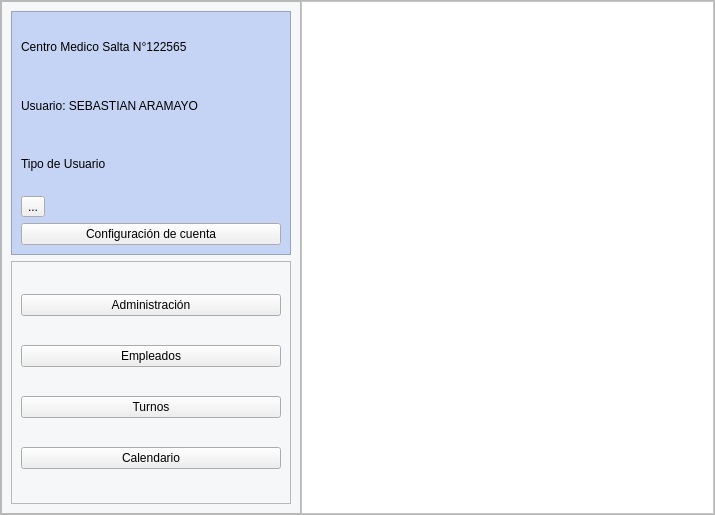
<?xml version="1.0" encoding="UTF-8"?>
<ui version="4.0">
 <class>MainWindow</class>
 <widget class="QMainWindow" name="MainWindow">
  <property name="geometry">
   <rect>
    <x>0</x>
    <y>0</y>
    <width>715</width>
    <height>515</height>
   </rect>
  </property>
  <property name="windowTitle">
   <string>Centro Medico Salta HOME</string>
  </property>
  <property name="styleSheet">
   <string notr="true">QMainWindow{
	background-color:#F6F7F9;
}</string>
  </property>
  <widget class="QWidget" name="centralwidget">
   <layout class="QVBoxLayout" name="verticalLayout">
    <property name="spacing">
     <number>0</number>
    </property>
    <property name="leftMargin">
     <number>0</number>
    </property>
    <property name="topMargin">
     <number>0</number>
    </property>
    <property name="rightMargin">
     <number>0</number>
    </property>
    <property name="bottomMargin">
     <number>0</number>
    </property>
    <item>
     <widget class="QFrame" name="framePrincipal">
      <property name="frameShape">
       <enum>QFrame::StyledPanel</enum>
      </property>
      <property name="frameShadow">
       <enum>QFrame::Raised</enum>
      </property>
      <layout class="QHBoxLayout" name="horizontalLayout">
       <property name="spacing">
        <number>0</number>
       </property>
       <property name="leftMargin">
        <number>0</number>
       </property>
       <property name="topMargin">
        <number>0</number>
       </property>
       <property name="rightMargin">
        <number>0</number>
       </property>
       <property name="bottomMargin">
        <number>0</number>
       </property>
       <item>
        <widget class="QFrame" name="frameMenu">
         <property name="maximumSize">
          <size>
           <width>300</width>
           <height>16777215</height>
          </size>
         </property>
         <property name="frameShape">
          <enum>QFrame::StyledPanel</enum>
         </property>
         <property name="frameShadow">
          <enum>QFrame::Raised</enum>
         </property>
         <layout class="QVBoxLayout" name="verticalLayout_2">
          <item>
           <widget class="QFrame" name="frameContenidoUsuario">
            <property name="styleSheet">
             <string notr="true">QFrame{
	background-color:#C5D3F4;
}</string>
            </property>
            <property name="frameShape">
             <enum>QFrame::StyledPanel</enum>
            </property>
            <property name="frameShadow">
             <enum>QFrame::Raised</enum>
            </property>
            <layout class="QVBoxLayout" name="verticalLayout_4">
             <item>
              <widget class="QLabel" name="labelTitulo">
               <property name="text">
                <string>Centro Medico Salta N°122565</string>
               </property>
              </widget>
             </item>
             <item>
              <widget class="QLabel" name="labelUsuario">
               <property name="text">
                <string>Usuario: SEBASTIAN ARAMAYO</string>
               </property>
              </widget>
             </item>
             <item>
              <widget class="QLabel" name="labelTipoUsuario">
               <property name="text">
                <string>Tipo de Usuario</string>
               </property>
              </widget>
             </item>
             <item>
              <widget class="QToolButton" name="toolButtonPicture">
               <property name="text">
                <string>...</string>
               </property>
              </widget>
             </item>
             <item>
              <widget class="QPushButton" name="pushButtonConfigCuenta">
               <property name="text">
                <string>Configuración de cuenta</string>
               </property>
              </widget>
             </item>
            </layout>
           </widget>
          </item>
          <item>
           <widget class="QFrame" name="frameBotones">
            <property name="frameShape">
             <enum>QFrame::StyledPanel</enum>
            </property>
            <property name="frameShadow">
             <enum>QFrame::Raised</enum>
            </property>
            <layout class="QVBoxLayout" name="verticalLayout_3">
             <item>
              <widget class="QPushButton" name="pushButton">
               <property name="text">
                <string>Administración</string>
               </property>
              </widget>
             </item>
             <item>
              <widget class="QPushButton" name="pushButton_2">
               <property name="text">
                <string>Empleados</string>
               </property>
              </widget>
             </item>
             <item>
              <widget class="QPushButton" name="pushButton_3">
               <property name="text">
                <string>Turnos</string>
               </property>
              </widget>
             </item>
             <item>
              <widget class="QPushButton" name="pushButton_4">
               <property name="text">
                <string>Calendario</string>
               </property>
              </widget>
             </item>
            </layout>
           </widget>
          </item>
         </layout>
        </widget>
       </item>
       <item>
        <widget class="QFrame" name="frameContenido">
         <property name="styleSheet">
          <string notr="true">QFrame{
	background-color:white;
}</string>
         </property>
         <property name="frameShape">
          <enum>QFrame::StyledPanel</enum>
         </property>
         <property name="frameShadow">
          <enum>QFrame::Raised</enum>
         </property>
        </widget>
       </item>
      </layout>
     </widget>
    </item>
   </layout>
  </widget>
 </widget>
 <resources>
  <include location="assets/icons/resource.qrc"/>
 </resources>
 <connections/>
</ui>
